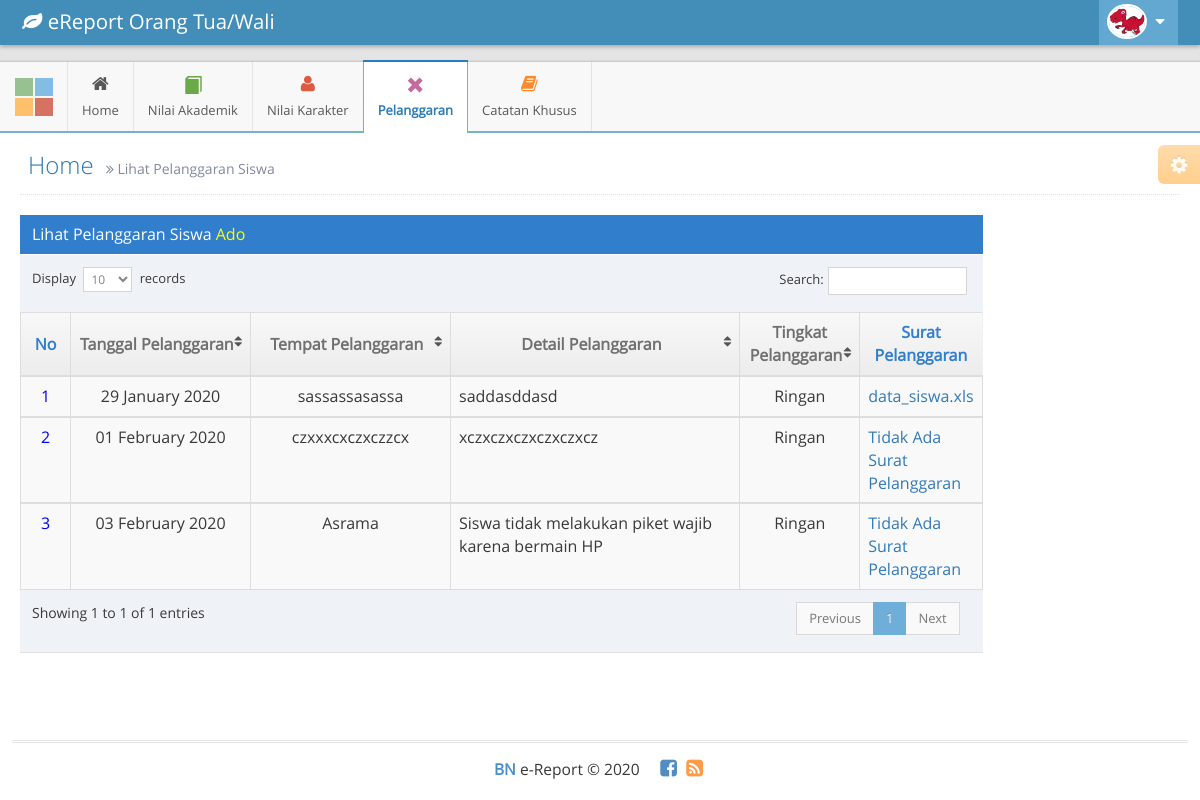
Screenshot of /ortu/lihatPelanggaran.php (signed in) with the database file from the repository.
### tables this page shows
CREATE TABLE `tbl_ortu` (
  `id_ortu` varchar(11) NOT NULL,
  `nama_ortu` varchar(100) NOT NULL,
  `jk_ortu` varchar(11) NOT NULL,
  `agama_ortu` varchar(20) NOT NULL,
  `telp_ortu` varchar(15) NOT NULL,
  `alamat_ortu` varchar(100) NOT NULL,
  `foto_ortu` varchar(50) NOT NULL,
  `hub_dg_anak` varchar(100) NOT NULL,
  `username` varchar(50) NOT NULL,
  `password` varchar(100) NOT NULL,
  `level` varchar(20) NOT NULL,
  `id_siswa` varchar(10) NOT NULL
);

CREATE TABLE `tbl_siswa` (
  `id_siswa` varchar(10) NOT NULL,
  `nama_siswa` varchar(100) NOT NULL,
  `jk_siswa` varchar(10) NOT NULL,
  `telp_siswa` varchar(20) NOT NULL,
  `agama_siswa` varchar(20) NOT NULL,
  `alamat_siswa` varchar(100) NOT NULL,
  `kelas_siswa` varchar(10) NOT NULL,
  `foto_siswa` varchar(50) NOT NULL
);

CREATE TABLE `tbl_pelanggaran` (
  `id_plg` int(11) NOT NULL,
  `id_siswa` varchar(10) NOT NULL,
  `id_pembina` varchar(5) NOT NULL,
  `tgl_plg` date NOT NULL,
  `tempat_plg` varchar(100) NOT NULL,
  `indikator_plg` varchar(20) NOT NULL,
  `detail_plg` text NOT NULL,
  `surat_plg` varchar(50) NOT NULL,
  `tgl_input` varchar(30) NOT NULL
);

CREATE TABLE `tbl_indikator_plg` (
  `id_indikator_plg` int(5) NOT NULL,
  `ket_indikator_plg` text NOT NULL,
  `tingkat_plg` varchar(20) NOT NULL
);

### ortu/lihatPelanggaran.php (the view, shortened to what this page needs)
<!DOCTYPE html>
<?php
if(!isset($_SESSION['password'])){
	header("location: index.php");
}else{
	include "../config/koneksi.php";
	$user = $_SESSION['username'];
	$result = mysqli_query($conn, "SELECT * FROM tbl_ortu WHERE username='$user'");
	$level = mysqli_fetch_assoc($result);
?>
<html lang="en">
	<head>
		<link rel="stylesheet" href="../assets/css/bootstrap.min.css" />
		<link rel="stylesheet" href="../assets/font-awesome/4.5.0/css/font-awesome.min.css" />
		<link rel="stylesheet" href="../assets/css/ace.min.css" class="ace-main-stylesheet" id="main-ace-style" />
		<link rel="stylesheet" href="../assets/css/ace-skins.min.css" />
		<link rel="stylesheet" href="../assets/css/ace-rtl.min.css" />
	</head>
	<body class="no-skin">
		<div id="navbar" class="navbar navbar-default    navbar-collapse       h-navbar ace-save-state">
			<div class="navbar-container ace-save-state" id="navbar-container">
				<div class="navbar-header pull-left">
					<a href="#" class="navbar-brand">
						<small>
							<i class="fa fa-leaf"></i>
							eReport Orang Tua/Wali
						</small>
					</a>
				</div>
				<div class="navbar-buttons navbar-header pull-right  collapse navbar-collapse" role="navigation">
					<ul class="nav ace-nav">
						<li class="light-blue dropdown-modal user-min">
							<a data-toggle="dropdown" href="#" class="dropdown-toggle">
								<img class="nav-user-photo" src="../pictures/<?php echo $level['foto_ortu'];?>" />
								<i class="ace-icon fa fa-caret-down"></i>
							</a>
						</li>
					</ul>
				</div>
			</div>
		</div>
		<div class="main-container ace-save-state" id="main-container">
			<div id="sidebar" class="sidebar      h-sidebar                navbar-collapse collapse          ace-save-state">
				<div class="sidebar-shortcuts" id="sidebar-shortcuts">
					<div class="sidebar-shortcuts-mini" id="sidebar-shortcuts-mini">
						<span class="btn btn-success"></span>
						<span class="btn btn-info"></span>
						<span class="btn btn-warning"></span>
						<span class="btn btn-danger"></span>
					</div>
				</div>
				<ul class="nav nav-list">
					<li class="hover">
						<a href="../ortu/home.php">
							<i class="menu-icon fa fa-home"></i>
							<span class="menu-text"> Home </span>
						</a>
					</li>
					<li class="hover">
						<a href="../ortu/lihatAkademik.php">
							<i class="menu-icon glyphicon glyphicon-book green"></i>
							<span class="menu-text">
								Nilai Akademik
							</span>
						</a>
					</li>
					<li class="hover">
						<a href="../ortu/lihatKarakter.php">
							<i class="menu-icon fa fa-user red"></i>
							<span class="menu-text">
								Nilai Karakter
							</span>
						</a>
					</li>
					<li class="active open hover">
						<a href="#">
							<i class="menu-icon glyphicon glyphicon-remove pink"></i>
							<span class="menu-text">
								Pelanggaran
							</span>
						</a>
					</li>
					<li class="hover">
						<a href="../ortu/lihatCatKhusus.php">
							<i class="menu-icon fa fa-book orange"></i>
							<span class="menu-text">
								Catatan Khusus
							</span>
						</a>
					</li>
				</ul>
			</div>
			<div class="main-content">
				<div class="main-content-inner">
					<div class="page-content">
						<div class="ace-settings-container" id="ace-settings-container">
							<div class="btn btn-app btn-xs btn-warning ace-settings-btn" id="ace-settings-btn">
								<i class="ace-icon fa fa-cog bigger-130"></i>
							</div>
						</div>
						<div class="page-header">
							<h1>
								Home
								<small>
									<i class="ace-icon fa fa-angle-double-right"></i>
									Lihat Pelanggaran Siswa
								</small>
							</h1>
						</div>
						<div class="row">
							<div class="col-xs-10">
								<?php
									$id_siswa		= $level['id_siswa'];
									$query	 = mysqli_query($conn, "SELECT * FROM tbl_pelanggaran,tbl_ortu,tbl_siswa, tbl_indikator_plg WHERE
												tbl_pelanggaran.id_siswa = '$id_siswa' AND tbl_siswa.id_siswa='$id_siswa'
												AND tbl_ortu.id_siswa = '$id_siswa' AND tbl_indikator_plg.id_indikator_plg = tbl_pelanggaran.indikator_plg");
									$result = mysqli_fetch_assoc($query);
								?>
								<div class="clearfix">
								</div>
								<div class="table-header">
									<font size="3px">Lihat Pelanggaran Siswa <font color="yellow"><?php echo $result['nama_siswa']; ?></font></font>
								</div>
								<div>
									<table id="dynamic-table" class="table table-striped table-bordered table-hover">
									<thead>
									<tr>
										<th class="center">
											<label class="pos-rel"><font size="3px"><b>No</b></font>
											</label>
										</th>
										<th class="center"><font size="3px">Tanggal Pelanggaran</font></th>
										<th class="center"><font size="3px">Tempat Pelanggaran</font></th>
										<th class="center"><font size="3px">Detail Pelanggaran</font></th>
										<th class="center"><font size="3px">Tingkat Pelanggaran</font></th>
										<th class="center"><font size="3px">Surat Pelanggaran</font></th>
									</tr>
									</thead>
									<?php
										$no = 1;
										while($row = mysqli_fetch_assoc($query)){
									?>
									<tbody>
										<tr>
											<td width="50px" class="center">
												<label class="pos-rel"><font color="blue" size="3px"><?=$no++;?></font>
												</label>
											</td>
											<td class="center" width="180px"><font size="3px"><?php echo date('d F Y', strtotime($row['tgl_plg']));?></font></td>
											<td class="center" width="200px"><font size="3px"><?=$row['tempat_plg'];?></font></td>
											<td width="">
												<font size="3px"><?=$row['detail_plg'];?></font>
											</td>
											<td class="center" width="120px"><font size="3px"><?=$row['tingkat_plg'];?></font></td>
											<td width="100px"><font size="3px"><?php echo "<a href='../download.php?surat_plg=$row[surat_plg]'>$row[surat_plg]</a>";?></font></td>
										</tr>
									<?php } ?>
									</tbody></table>
								</div>
							</div>
						</div>
					</div>
				</div>
			</div>
			<div class="footer">
				<div class="footer-inner">
					<div class="footer-content">
						<span class="bigger-120">
							<span class="blue bolder">BN</span>
							e-Report &copy; 2020
						</span>
						<span class="action-buttons">
							<a href="#">
								<i class="ace-icon fa fa-facebook-square text-primary bigger-150"></i>
							</a>
							<a href="#">
								<i class="ace-icon fa fa-rss-square orange bigger-150"></i>
							</a>
						</span>
					</div>
				</div>
			</div>
		</div>
	</body>
</html>
<?php
}
?>

### rows the page displays
tbl_ortu: foto_ortu (picture)
tbl_siswa: nama_siswa "Ado"
tbl_pelanggaran: tgl_plg "29 January 2020", tempat_plg "sassassasassa", detail_plg "saddasddasd", tbl_indikator_plg.tingkat_plg "Ringan", surat_plg "data_siswa.xls"
tbl_pelanggaran: tgl_plg "01 February 2020", tempat_plg "czxxxcxczxczzcx", detail_plg "xczxczxczxczxczxcz", tbl_indikator_plg.tingkat_plg "Ringan", surat_plg "Tidak Ada Surat Pelanggaran"
tbl_pelanggaran: tgl_plg "03 February 2020", tempat_plg "Asrama", detail_plg "Siswa tidak melakukan piket wajib karena bermain HP", tbl_indikator_plg.tingkat_plg "Ringan", surat_plg "Tidak Ada Surat Pelanggaran"
